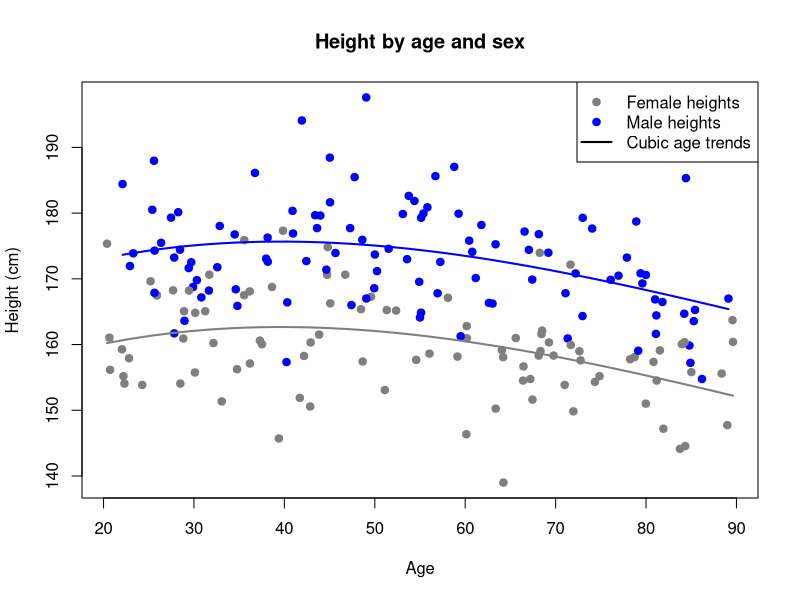
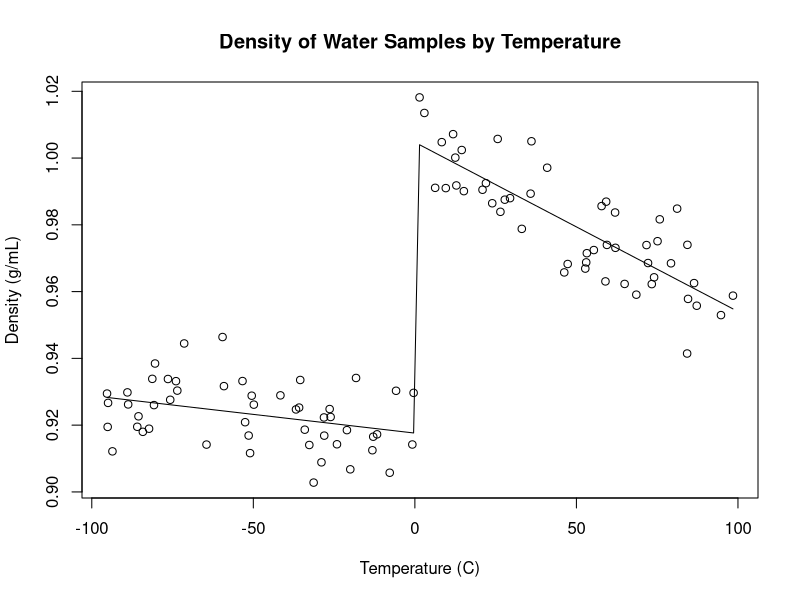

The R source for these figures, in order:
## ---- chunk 1
#| code-fold: true
#| fig-cap: "Age-based polynomial used to help model sex/height relationship"

set.seed(2015)
ages <- runif(200,20,90)
male <- sample(0:1,size=200,replace=TRUE)
ageheights <- rnorm(200,162.6,7)
ageheights[male==1] <- ageheights[male==1]+12.3
ageheights[ages>30 & ages<40] <- ageheights[ages>30 & ages<40]+0.1
ageheights[ages>40 & ages<50] <- ageheights[ages>40 & ages<50]-0.3
ageheights[ages>50 & ages<60] <- ageheights[ages>50 & ages<60]-1.3
ageheights[ages>60 & ages<70] <- ageheights[ages>60 & ages<70]-1.9
ageheights[ages>70 & ages<80] <- ageheights[ages>70 & ages<80]-4.4
ageheights[ages>80] <- ageheights[ages>80]-7
plot(ages,ageheights,col=c('grey50','#0000ff')[1+male],pch=19,
     main='Height by age and sex',ylab='Height (cm)',xlab='Age')
agehgt <- lm(ageheights~male+ages+I(ages^2)+I(ages^3))
lines(sort(ages[male==1]),agehgt$fitted.values[male==1][order(ages[male==1])],col='#0000ff',lwd=2)
lines(sort(ages[male==0]),agehgt$fitted.values[male==0][order(ages[male==0])],col='grey50',lwd=2)
legend(x='topright',pch=c(19,19,NA),lwd=c(NA,NA,2),col=c('grey50','#0000ff','black'),
       legend=c('Female heights','Male heights','Cubic age trends'))
## ---- chunk 2
#| code-fold: true
#| fig-cap: "Presence of a structural break in water density data"

set.seed(2003)
temp <- runif(100,-100,100)
dens <- 0.915-0.00015*temp+rnorm(100,0,0.01)
dens[temp>0] <- dens[temp>0]+0.085-0.00025*temp[temp>0]
plot(temp,dens,main='Density of Water Samples by Temperature',
     ylab='Density (g/mL)',xlab='Temperature (C)')
dens.lm <- lm(dens~temp*I(temp>0))
lines(sort(temp),dens.lm$fitted.values[order(temp)])
